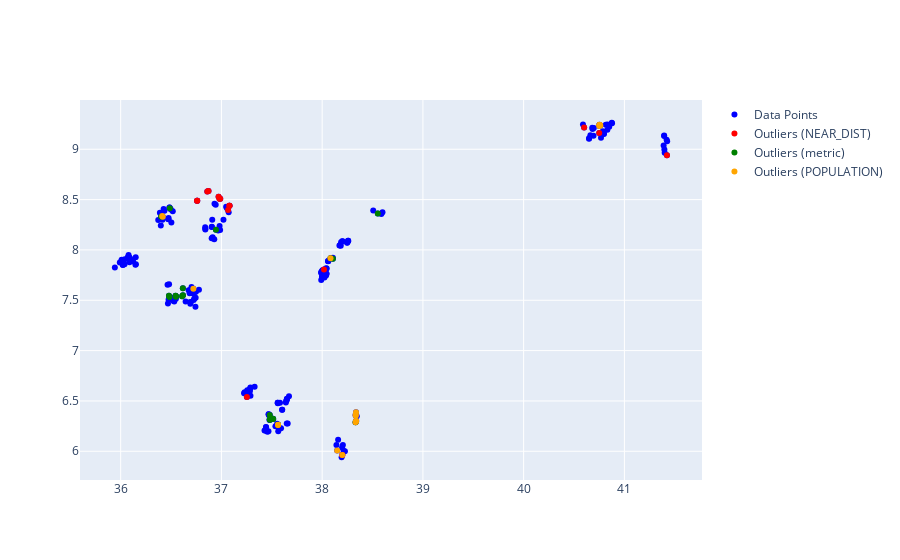

Source (notebook cell):
### Code cell
import plotly.graph_objects as go
import pandas as pd
import arcpy
import os
import geopandas as gpd

# # Set the workspace environment
# arcpy.env.workspace = r"C:/Users/b2p admin/OneDrive/Python"

woredas_shapefile = gpd.read_file('Woredas_Fully_Assessed.shp')


# Load data
df = pd.read_excel('Assessedsites_Fully_Assessed_Woredas_Trail_Bridges_Only_TableToExcel.xlsx')

Q1 = df[['NEAR_DIST', 'metric', 'POPULATION']].quantile(0.25)
Q3 = df[['NEAR_DIST', 'metric', 'POPULATION']].quantile(0.75)
IQR = Q3 - Q1

# Define upper and lower bounds for outliers
lower_bound = Q1 - 1.5 * IQR
upper_bound = Q3 + 1.5 * IQR

# Identify outliers for each variable
outliers_near_dist = df[(df['NEAR_DIST'] < lower_bound['NEAR_DIST']) | (df['NEAR_DIST'] > upper_bound['NEAR_DIST'])]
outliers_metric = df[(df['metric'] < lower_bound['metric']) | (df['metric'] > upper_bound['metric'])]
outliers_population = df[(df['POPULATION'] < lower_bound['POPULATION']) | (df['POPULATION'] > upper_bound['POPULATION'])]

# Create the scatter plot with outliers
fig_map_outliers_names = go.Figure()

# Add scatter plot traces for data points and outliers
fig_map_outliers_names.add_trace(go.Scatter(
    x=df['GPS__Longi'],
    y=df['GPS__Latit'],
    mode='markers',
    marker=dict(color='blue'),
    name='Data Points',
    text=df['Opportunit'],  # Use the 'Name' column for text annotations
    hoverinfo='text'  # Show text on hover
))

fig_map_outliers_names.add_trace(go.Scatter(
    x=outliers_near_dist['GPS__Longi'],
    y=outliers_near_dist['GPS__Latit'],
    mode='markers',
    marker=dict(color='red'),
    name='Outliers (NEAR_DIST)',
    text=outliers_near_dist['Opportunit'],  # Use the 'Name' column for text annotations
    hoverinfo='text'  # Show text on hover
))

fig_map_outliers_names.add_trace(go.Scatter(
    x=outliers_metric['GPS__Longi'],
    y=outliers_metric['GPS__Latit'],
    mode='markers',
    marker=dict(color='green'),
    name='Outliers (metric)',
    text=outliers_metric['Opportunit'],  # Use the 'Name' column for text annotations
    hoverinfo='text'  # Show text on hover
))

fig_map_outliers_names.add_trace(go.Scatter(
    x=outliers_population['GPS__Longi'],
    y=outliers_population['GPS__Latit'],
    mode='markers',
    marker=dict(color='orange'),
    name='Outliers (POPULATION)',
    text=outliers_population['Opportunit'],  # Use the 'Name' column for text annotations
    hoverinfo='text'  # Show text on hover
))

# Add shapefile polygons
for idx, polygon in woredas_shapefile.iterrows():
    fig_map_outliers_names.add_trace(
        go.Scattergeo(
            locationmode='ISO-3',
            lon=polygon['geometry'].exterior.xy[0],
            lat=polygon['geometry'].exterior.xy[1],
            mode='lines',
            line=dict(color='black', width=2),
            name=polygon['Woreda_Name']  # Assuming there's a column 'Woreda_Name' in the shapefile
        )
    )

# Continue with your code as needed

### Figure 1 — Plotly figure (JSON) as saved in the notebook; plotly's stock layout.template omitted (floating-point values rounded to 4 significant figures; data arrays with more than 128 entries replaced by an {"elided": "..."} marker saying what was removed)
{"data": [{"hoverinfo": "text", "marker": {"color": "blue"}, "mode": "markers", "name": "Data Points", "text": {"elided": "250 str values"}, "type": "scatter", "x": {"elided": "250 float values"}, "y": {"elided": "250 float values"}}, {"hoverinfo": "text", "marker": {"color": "red"}, "mode": "markers", "name": "Outliers (NEAR_DIST)", "text": ["- Walda - 1050395", "- Sarde - 1049413", "- Alga - 1049412", "- Bakke Reettii - 1049410", "- Iyasi - 1049409", "- Ooso - 1049407", "- Miiloo Second - 1049030", "- Inayyo - 1049024", "- Inayyoo - 1049023", "- Gondore - 1049022", "- Caffe Third - 1049021", "- She Ahmed - 1050341", "- Dabala - 1050312", "Ethiopia - Cheniga - 1049482", "- Arere Minche - 1049747", "- Kember - 1050413"], "type": "scatter", "x": [41.42, 36.76, 36.86, 36.76, 36.87, 37.07, 36.97, 37.08, 37.08, 36.98, 36.99, 40.6, 40.75, 37.25, 38.2, 38.02], "y": [8.941, 8.488, 8.579, 8.488, 8.586, 8.395, 8.529, 8.438, 8.439, 8.508, 8.508, 9.216, 9.161, 6.54, 5.962, 7.806]}, {"hoverinfo": "text", "marker": {"color": "green"}, "mode": "markers", "name": "Outliers (metric)", "text": ["- Dangawaj - 1049717", "- Anaba - 1049715", "- Ilkee - 1049596", "- Ambalta - 1049516", "- Raammee - 1049515", "- Ginabe - 1049514", "- Nagade - 1049512", "- Ambalta - 1049511", "- Urgesa - 1049495", "- Buluke Doose - 1049494", "- Darita 1st - 1049076", "- Zuriko - 1049572", "- Giyale - 1049571", "- Shupate - 1049570", "- Elese - 1049522", "- Gara Gitora 2 - 1049506", "- Geressa Gitora - 1049505", "- Baloa - 1049637", "- Gawiga - 1049569", "- Gortti - 1050334", "- Loke - 1050374", "- Gishesha - 1050373"], "type": "scatter", "x": [36.4, 36.49, 36.62, 36.55, 36.61, 36.62, 36.55, 36.55, 36.48, 36.48, 36.95, 37.51, 37.51, 37.48, 37.48, 37.56, 37.56, 38.33, 37.48, 38.55, 38.08, 38.11], "y": [8.329, 8.414, 7.62, 7.539, 7.539, 7.55, 7.534, 7.545, 7.533, 7.546, 8.199, 6.321, 6.323, 6.315, 6.361, 6.263, 6.261, 6.287, 6.313, 8.361, 7.917, 7.913]}, {"hoverinfo": "text", "marker": {"color": "orange"}, "mode": "markers", "name": "Outliers (POPULATION)", "text": ["- Leencha - 1049728", "- Dangawaj Qalaa - 1049726", "- Aniya - 1049595", "- Muzika Racha - 1050355", "- Federal Camp - 1050353", "- Kubaniya - 1050352", "- Bunoo 4 - 1050351", "- Bunoo - 1050350", "- Bunoo 2 - 1050349", "- Gara Gitora 2 - 1049506", "- Geressa Gitora - 1049505", "- Arere Minche - 1049747", "- Hamusi Gebeya - 1049708", "- Awala seferi - 1049659", "- Birebirta - 1049655", "- Piyayou - 1049654", "- Ginda 01 - 1049638", "- Baloa - 1049637", "- Goro 01 - 1049636", "- Loke - 1050374"], "type": "scatter", "x": [36.41, 36.42, 36.72, 40.75, 40.76, 40.76, 40.75, 40.75, 40.76, 37.56, 37.56, 38.2, 38.15, 38.33, 38.33, 38.34, 38.34, 38.33, 38.34, 38.08], "y": [8.338, 8.329, 7.614, 9.23, 9.235, 9.238, 9.242, 9.243, 9.24, 6.263, 6.261, 5.962, 6.008, 6.353, 6.361, 6.387, 6.301, 6.287, 6.3, 7.917]}], "layout": {}}
